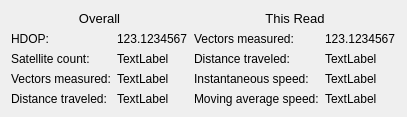
          <widget class="QWidget" name="tab_7">
           <attribute name="title">
            <string>More GPS Data</string>
           </attribute>
           <layout class="QGridLayout" name="gridLayout_9">
            <item row="0" column="0" colspan="2">
             <widget class="QLabel" name="label_49">
              <property name="font">
               <font>
                <pointsize>10</pointsize>
               </font>
              </property>
              <property name="text">
               <string>Overall</string>
              </property>
              <property name="alignment">
               <set>Qt::AlignCenter</set>
              </property>
             </widget>
            </item>
            <item row="0" column="2" colspan="2">
             <widget class="QLabel" name="label_50">
              <property name="font">
               <font>
                <pointsize>10</pointsize>
               </font>
              </property>
              <property name="text">
               <string>This Read</string>
              </property>
              <property name="alignment">
               <set>Qt::AlignCenter</set>
              </property>
             </widget>
            </item>
            <item row="1" column="0">
             <layout class="QVBoxLayout" name="verticalLayout_27">
              <item>
               <widget class="QLabel" name="label_75">
                <property name="text">
                 <string>HDOP:</string>
                </property>
               </widget>
              </item>
              <item>
               <widget class="QLabel" name="label_128">
                <property name="text">
                 <string>Satellite count:</string>
                </property>
               </widget>
              </item>
              <item>
               <widget class="QLabel" name="label_37">
                <property name="text">
                 <string>Vectors measured:</string>
                </property>
               </widget>
              </item>
              <item>
               <widget class="QLabel" name="label_42">
                <property name="text">
                 <string>Distance traveled:</string>
                </property>
               </widget>
              </item>
             </layout>
            </item>
            <item row="1" column="1">
             <layout class="QVBoxLayout" name="verticalLayout_28">
              <item>
               <widget class="QLabel" name="hdop_label">
                <property name="text">
                 <string>123.1234567</string>
                </property>
               </widget>
              </item>
              <item>
               <widget class="QLabel" name="satellite_label">
                <property name="text">
                 <string>TextLabel</string>
                </property>
               </widget>
              </item>
              <item>
               <widget class="QLabel" name="total_vectors_label">
                <property name="text">
                 <string>TextLabel</string>
                </property>
               </widget>
              </item>
              <item>
               <widget class="QLabel" name="total_distance_label">
                <property name="text">
                 <string>TextLabel</string>
                </property>
               </widget>
              </item>
             </layout>
            </item>
            <item row="1" column="2">
             <layout class="QVBoxLayout" name="verticalLayout_29">
              <item>
               <widget class="QLabel" name="label_35">
                <property name="text">
                 <string>Vectors measured:</string>
                </property>
               </widget>
              </item>
              <item>
               <widget class="QLabel" name="label_36">
                <property name="text">
                 <string>Distance traveled:</string>
                </property>
               </widget>
              </item>
              <item>
               <widget class="QLabel" name="label_46">
                <property name="text">
                 <string>Instantaneous speed:</string>
                </property>
               </widget>
              </item>
              <item>
               <widget class="QLabel" name="label_47">
                <property name="text">
                 <string>Moving average speed:</string>
                </property>
               </widget>
              </item>
             </layout>
            </item>
            <item row="1" column="3">
             <layout class="QVBoxLayout" name="verticalLayout_30">
              <item>
               <widget class="QLabel" name="this_read_vectors_label">
                <property name="text">
                 <string>123.1234567</string>
                </property>
               </widget>
              </item>
              <item>
               <widget class="QLabel" name="this_read_distance_label">
                <property name="text">
                 <string>TextLabel</string>
                </property>
               </widget>
              </item>
              <item>
               <widget class="QLabel" name="instantaneous_speed_label">
                <property name="text">
                 <string>TextLabel</string>
                </property>
               </widget>
              </item>
              <item>
               <widget class="QLabel" name="moving_average_speed_label">
                <property name="text">
                 <string>TextLabel</string>
                </property>
               </widget>
              </item>
             </layout>
            </item>
           </layout>
          </widget>
